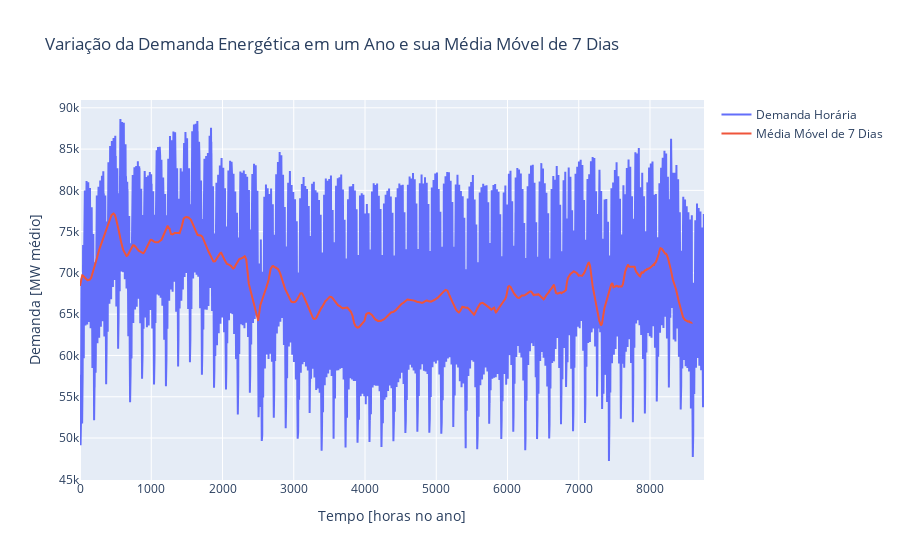

The cell this chart's notebook holds for it:
### Code cell
# Média móvel da demanda anual em 7 dias
media_movel_sete_dias = []
numero_dias = 7 * 24  # sete dias, 24 horas cada
i = 0

while i < len(Energia_horaria) - numero_dias + 1:
    # Armazenando elementos da janela atual
    janela = Energia_horaria[i : i + numero_dias]

    # Calculando a média da janela
    media_janela = sum(janela) / numero_dias

    # Armazenando a média na lista de média móvel
    media_movel_sete_dias.append(media_janela)

    # Deslocando a janela para a direita em uma posição
    i += 1

# Chamada para função de gráfico interativo com múltiplas linhas
grafico_interativo_multiplas_linhas(
    list(range(365 * 24 - 1)),
    [Energia_horaria[0 : 365 * 24], media_movel_sete_dias[0 : 365 * 24 - numero_dias]],
    "Tempo [horas no ano]",
    "Demanda [MW médio]",
    "Variação da Demanda Energética em um Ano e sua Média Móvel de 7 Dias",
    ["Demanda Horária", "Média Móvel de 7 Dias"]
)

### Figure 1 — Plotly figure (JSON) as saved in the notebook; plotly's stock layout.template omitted (floating-point values rounded to 4 significant figures; data arrays with more than 128 entries replaced by an {"elided": "..."} marker saying what was removed)
{"data": [{"mode": "lines", "name": "Demanda Horária", "type": "scatter", "x": {"elided": "8759 int values"}, "y": {"elided": "8759 float values"}}, {"mode": "lines", "name": "Média Móvel de 7 Dias", "type": "scatter", "x": {"elided": "8759 int values"}, "y": {"elided": "8592 float values"}}], "layout": {"legend": {"title": {"text": ""}}, "title": {"text": "Variação da Demanda Energética em um Ano e sua Média Móvel de 7 Dias"}, "xaxis": {"title": {"text": "Tempo [horas no ano]"}}, "yaxis": {"title": {"text": "Demanda [MW médio]"}}}}
